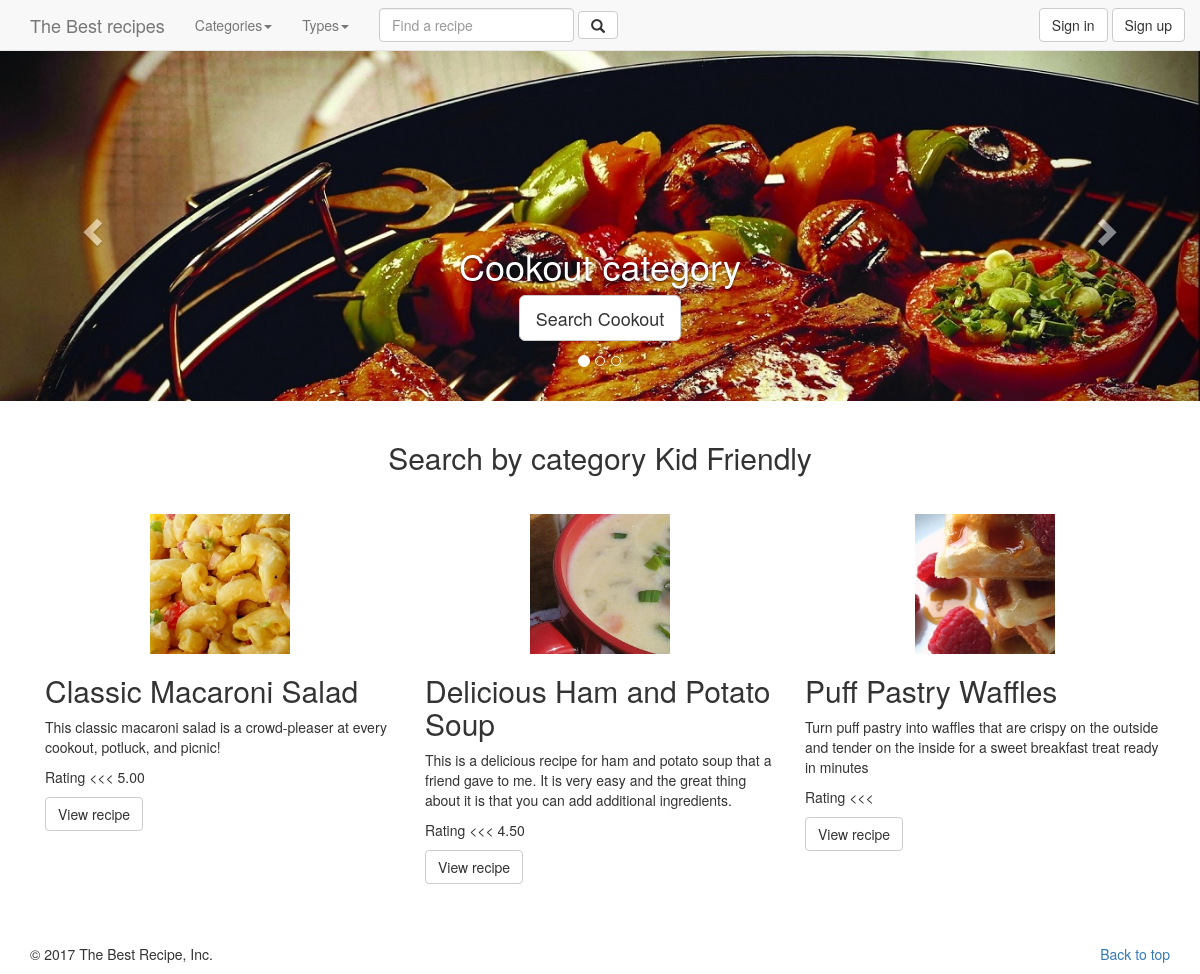
The app's page /recipe.dev/home/index?category=2 with its own data.
### tables this page shows
CREATE TABLE `category` (
  `id` int(11) NOT NULL,
  `name` varchar(50) NOT NULL,
  `image` varchar(20) NOT NULL
);

CREATE TABLE `recipe` (
  `id` int(11) NOT NULL,
  `name` varchar(30) NOT NULL,
  `prepare_time` int(11) NOT NULL COMMENT 'minutes',
  `cook_time` int(11) NOT NULL COMMENT 'minutes',
  `calorie` int(11) NOT NULL,
  `type_id` int(11) NOT NULL,
  `serving` int(2) NOT NULL,
  `date` timestamp NOT NULL DEFAULT CURRENT_TIMESTAMP,
  `image` varchar(30) NOT NULL,
  `user_id` int(11) NOT NULL,
  `description` text NOT NULL
);

### recipe.dev/controllers/home.php (called while the page is built)
<?php
class Home extends Controller{
	protected function Index(){
		$viewmodel = new HomeModel();
		$this->returnView($viewmodel->Index(), true);
	}
}

### recipe.dev/classes/Model.php (called while the page is built, shortened)
<?php
abstract class Model{
	protected $dbh;
	protected $stmt;
	public function __construct(){
		$this->dbh = new PDO("mysql:host=".DB_HOST.";dbname=".DB_NAME, DB_USER, DB_PASS);
	}
	public function query($query){
		$this->stmt = $this->dbh->prepare($query);
	}
	public function execute(){
		$this->stmt->execute();
	}
	public function resultSet(){
		$this->execute();
		return $this->stmt->fetchAll(PDO::FETCH_ASSOC);
	}
}

### recipe.dev/models/home.php (called while the page is built, shortened)
<?php
class HomeModel extends Model{
	public function Index(){
		$params=array();
		$where='';
		$limit='';
		$header='';
		$url=parse_url($_SERVER["REQUEST_URI"]);
		if(!empty($url['query'])){
			parse_str($url['query'], $params);
				if(isset($params['category'])){
					$where=" WHERE recipe.id IN ( SELECT recipe_id FROM recipe_category WHERE category_id = ".$params['category']." )" ;
					$res = $this->resultSet();
					$header="Search by category ".$res[0]['name'];
				}
		}
		else{
			$limit = "LIMIT 3";
			$header = "TOP 3 rating recipes.";
		}
		$this->query("SELECT * FROM category WHERE image not like ''");
		$carousel = $this->resultSet();
		$categories = $this->resultSet();
		$types = $this->resultSet();
		$sql = "SELECT recipe.*,rating.rating,type.name as type
				  FROM recipe
				  LEFT JOIN
	              (SELECT recipe_id,ROUND((SUM(rating)/COUNT(DISTINCT id)),2) as rating
                  FROM `recipe_rating`
                  GROUP BY recipe_id ORDER BY rating DESC) AS rating
                  ON recipe.id=rating.recipe_id
                  INNER JOIN type ON recipe.type_id = type.id
                  ".$where."
				  GROUP BY recipe.id
				  ORDER BY rating.rating DESC ".$limit;
		$this->query($sql);
		$recipes = $this->resultSet();
		$result=array( 'carousel' => $carousel , 'categories' => $categories , 'types' => $types ,'recipes' => $recipes, 'header' =>$header);
		return $result;
	}
}

### recipe.dev/views/main.php (the view, shortened to what this page needs)
<html>
<head>
	<link rel="stylesheet" href="<?php echo ROOT_PATH; ?>public/css/bootstrap.css">
  <link href="<?php echo ROOT_PATH; ?>public/css/bootstrap.min.css" rel="stylesheet">
  <link href="<?php echo ROOT_PATH; ?>public/css/style.css" rel="stylesheet">
  <link rel="stylesheet" href="https://maxcdn.bootstrapcdn.com/bootstrap/3.3.7/css/bootstrap.min.css">
  <link rel="stylesheet" href="//netdna.bootstrapcdn.com/font-awesome/4.2.0/css/font-awesome.min.css">
</head>
<body>
	<nav class="navbar navbar-default navbar-fixed-top" style="margin-bottom: 0!important">
      <div class="container">
        <div class="navbar-header">
          <a class="navbar-brand" href="<?php echo ROOT_URL; ?>">The Best recipes</a>
        </div>
        <div id="navbar" class="collapse navbar-collapse">
          <ul class="nav navbar-nav">
            <li class="dropdown">
              <a href="#" class="dropdown-toggle" data-toggle="dropdown" role="button" aria-haspopup="true" aria-expanded="false">Categories<span class="caret"></span></a>
            </li>
            <li class="dropdown">
              <a href="#" class="dropdown-toggle" data-toggle="dropdown" role="button" aria-haspopup="true" aria-expanded="false">Types<span class="caret"></span></a>
            </li>
          </ul>
          <form class="navbar-form navbar-left" action="<?php echo ROOT_URL; ?>home/index" method="get">
            <div class="form-group">
              <input type="text" class="form-control" name="find" placeholder="Find a recipe" required>
            </div>
            <button type="submit" class="btn btn-default"><span class="glyphicon glyphicon-search" aria-hidden="true"></span></button>
          </form>
          <ul class="nav navbar-nav navbar-right">
            <?php if(isset($_SESSION['is_logged_in'])) : ?>
            <li><a href="<?php echo ROOT_URL; ?>">Welcome <?php echo $_SESSION['user_data']['name']; ?></a></li>
            <button type="button" class="btn btn-default navbar-btn" onclick="location.href='<?php echo ROOT_URL; ?>users/logout'">Logout</button>
          <?php else : ?>
            <button type="button" class="btn btn-default navbar-btn" onclick="location.href='<?php echo ROOT_URL; ?>users/signin'">Sign in</button>
            <button type="button" class="btn btn-default navbar-btn" onclick="location.href='<?php echo ROOT_URL; ?>users/signup'">Sign up</button>          <?php endif; ?>
          </ul>
        </div>
      </div>
    </nav>
    <div style="margin-top: 50px">
     	<?php require($view); ?>
    <div>
    <div class="container marketing" style="margin-top: 50px">
      <footer>
        <p class="pull-right"><a href="<?php echo ROOT_URL; ?>">Back to top</a></p>
        <p>© 2017 The Best Recipe, Inc.</p>
      </footer>
    </div>
</body>
</html>

### recipe.dev/views/home/index.php (shortened to what this page needs)
<div id="myCarousel" class="carousel slide" data-ride="carousel" style="margin-top: 50px">
	<ol class="carousel-indicators">
		<?php
			$active="class='active'";
			for( $i = 0; $i < count($viewmodel['carousel']); $i++){
				if($i==1)
					$active="";
		?>
		<li data-target="#myCarousel" data-slide-to="<?php echo $i; ?>" <?php echo $active; ?> ></li>
		<?php
			}
		?>
    </ol>
	<div class="carousel-inner" role="listbox">
		<?php
			$i=0;
			$active="active";
			foreach($viewmodel['carousel']as $value){
				if($i==1)
					$active="";
				$i++;
		?>
		<div class="item <?php echo $active; ?>">
		  <img style="width:100%" src="<?php echo ROOT_URL; ?>public/img/category/<?php echo $value['image']; ?>" alt="">
		  <div class="container">
			<div class="carousel-caption">
			  <h1><?php echo $value['name']; ?> category</h1>
			  <p><a class="btn btn-lg btn-default" href="<?php echo ROOT_URL; ?>home/index?category=<?php echo$value['id'];?>" role="button">Search <?php echo $value['name']; ?></a></p>
			</div>
		  </div>
		</div>
		<?php
			}
		?>
	</div>
	<a class="left carousel-control" href="#myCarousel" role="button" data-slide="prev">
		<span class="glyphicon glyphicon-chevron-left" aria-hidden="true"></span>
	</a>
	<a class="right carousel-control" href="#myCarousel" role="button" data-slide="next">
		<span class="glyphicon glyphicon-chevron-right" aria-hidden="true"></span>
	</a>
</div>
<div class="container marketing" style="margin-top: 20px">
	<h2 style='text-align: center;margin-bottom: 40px'><?php echo ($viewmodel['header']);?></h2>
	<?php
		$i=1;
		foreach($viewmodel['recipes'] as $value) {
			echo ($i%3==0) ?  "<div class='row'>" :  "";
	?>
	<div class="col-lg-4">
	  <img class="img-responsive center-block" src="<?php echo ROOT_URL; ?>public/img/recipe/<?php echo $value['image']; ?>" alt="Generic placeholder image" width="140" height="140">
	  <h2><?php echo $value['name']?></h2>
	  <p><?php echo $value['description']; ?></p>
	  <p style="font-size:bold">Rating <<< <?php echo $value['rating']; ?> </p>
	  <p><a class="btn btn-default" href="<?php echo ROOT_URL; ?>recipe/index?id=<?php echo $value['id']; ?>" role="button">View recipe</a></p>
	</div>
	<?php
	echo ($i%3==0) ?  "</div>" : "";
		$i++;
		}
	?>
</div>

### records on screen
category: image (picture), name "Cookout"
recipe: image (picture), name "Classic Macaroni Salad", description "This classic macaroni salad is a crowd-pleaser at every cookout, potluck, and picnic!", rating "5.00"
recipe: image (picture), name "Delicious Ham and Potato Soup", description "This is a delicious recipe for ham and potato soup that a friend gave to me. It is very easy and the great thing about it is that you can add additional ingredients.", rating "4.50"
recipe: image (picture), name "Puff Pastry Waffles", description "Turn puff pastry into waffles that are crispy on the outside and tender on the inside for a sweet breakfast treat ready in minutes"

### other values on screen
$viewmodel['header'] "Search by category Kid Friendly"
